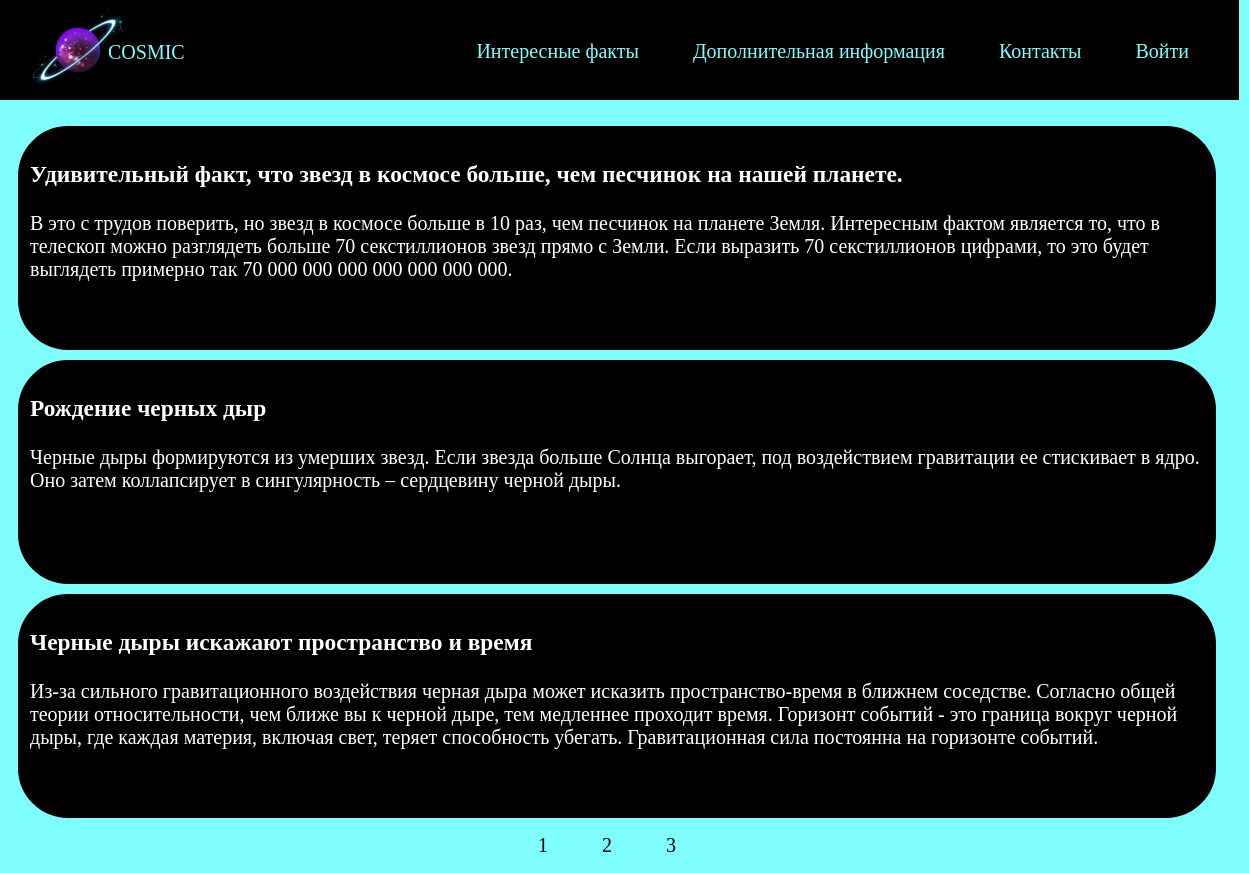
The app's page /interesing-facts/?page=3 with its own data.
### app/models.py (models this page shows)
class Facts(models.Model):
    title = models.CharField(max_length=999, verbose_name="Заголовок")
    text = models.TextField(max_length=3000, verbose_name="Текст")
    photo = models.ImageField(upload_to='photos/%Y/', verbose_name='Фото')

### app/views.py (the view)
# urls.py: path('interesing-facts/', interesing_facts_page, name='facts'),
def interesing_facts_page(request):
    data = Facts.objects.all()
    paginator = Paginator(data, 3)
    page_number = request.GET.get('page')
    page_obj = paginator.get_page(page_number)
    return render(request, 'app/interesing_fact.html', {'page_obj': page_obj, 'is_auth': request.user.is_authenticated, 'data': data})

### app/templates/app/interesing_fact.html
{% extends 'app/base.html' %}
{% block content %}
{% for elem in page_obj %}
<div id="fact">
    <h3 id="title_h3">{{ elem.title }}</h3>
    <p id="text_p">{{ elem.text }}</p>
</div>
{% endfor %}
<nav>
    <ul>
        {% for p in page_obj.paginator.page_range %}
        <li><a id="navigate" href="?page={{ p }}">{{ p }}</a></li>
        {% endfor %}
    </ul>
</nav>
{% endblock %}

### app/static/app/css/style.css (style rules this page uses)
html { background: #7EFDFD; }
li { display: inline; margin-left: 40px; margin-right: 10px; }
a { font-size: 20px; color: #7EFDFD; font-family: impact; text-decoration: none; }
#fact { font-size: 20px; background: black; width: 1174px; height: 200px; color: white; text-align: left; border-radius: 50px; margin-top: -5px; margin-left: 5px; font-family: Comic Sans MS; margin: 10px; border: 12px solid black; }
#navigate { color: black; font-family: Comic Sans MS; }
nav { margin-left: 450px; }

### records on screen
Facts: title "Удивительный факт, что звезд в космосе больше, чем песчинок на нашей планете.", text "В это с трудов поверить, но звезд в космосе больше в 10 раз, чем песчинок на планете Земля. Интересным фактом является то, что в телескоп можно разглядеть больше 70 секстиллионов звезд прямо с Земли. Если выразить 70 секстиллионов цифрами, то это будет выглядеть примерно так 70 000 000 000 000 000 000 000."
Facts: title "Рождение черных дыр", text "Черные дыры формируются из умерших звезд. Если звезда больше Солнца выгорает, под воздействием гравитации ее стискивает в ядро. Оно затем коллапсирует в сингулярность – сердцевину черной дыры."
Facts: title "Черные дыры искажают пространство и время", text "Из-за сильного гравитационного воздействия черная дыра может исказить пространство-время в ближнем соседстве. Согласно общей теории относительности, чем ближе вы к черной дыре, тем медленнее проходит время. Горизонт событий - это граница вокруг черной дыры, где каждая материя, включая свет, теряет способность убегать. Гравитационная сила постоянна на горизонте событий."

### other values on screen
{{ p }} "1" "2" "3"
